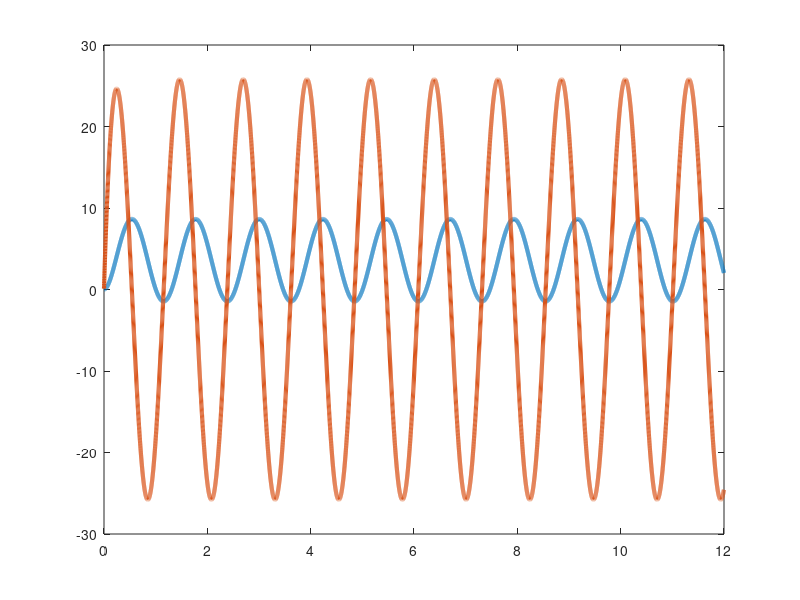
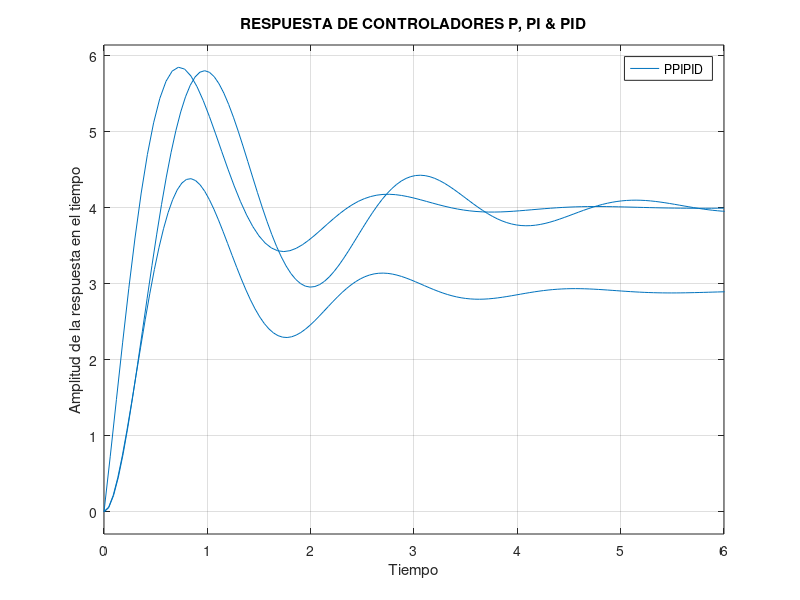

The MATLAB script that drew these images, in order:
clear all; % Limpiamos todas las variables del workspace
close all; % Cerramos todas las ventanas de gráficos
clc; % Limpiamos la consola de MATLAB

%% METODO 2

clear all;
close all;
clc;

s = tf("s");

Gs = 1/((s+2)*(s+3));
Hs = 1 / (s+4);

ts = 0.001;
nit = 12/ts;
t = 0:ts:(nit-1)*ts;
R = ones(1, length(t));
set(figure, 'Color', [1 1 1]);

for k=210:1:210
    
    % Lazo cerrado
    Gc = feedback(k*Gs, Hs);
    y = lsim(Gc, R, t);
    plot(t, y, "Linewidth", 3);
    
end

hold on
dy = diff(y)/ts;
plot(t(1:1:11999), dy, "Linewidth", 3);
umbral = 0.0013;
[r c] = find(abs(dy)<umbral);
[r2 c2] = size(r);
% P_cr = 2*(t(r(r2)) - t(r(r2-1)));

% K_cr = 210;
P_cr = 1.2322;

%% CONTROLADOR P

K_cr = 210;
kp = 0.5*K_cr;
kp = 0.6*kp;
Ts_p = feedback(Gs*kp, Hs);
figure(3)
step(Ts_p);
hold on

%% CONTROLADOR PI

s = tf("s");

K_cr = 210;
kp = 0.45 * K_cr;
kp = 0.6*kp;
Ti = (1/1.2)*P_cr;
Td = 0;
Gc_PI = kp * (1+1/(Ti*s));
Ts_PI = feedback(Gc_PI * Gs, Hs);
step(Ts_PI);
hold on


%% CONTROLADOR PID

K_cr = 210;
kp = 0.6 * K_cr;
kp = 0.6*kp;
Ti = 0.5 * P_cr;
Td = 0.125*P_cr;
Gc_PID = kp * (1 + 1/(Ti*s)+Td*s);
Ts_PID = feedback(Gc_PID*Gs, Hs);
step(Ts_PID);
title("RESPUESTA DE CONTROLADORES P, PI & PID");
xlabel("Tiempo")
ylabel("Amplitud de la respuesta en el tiempo")
legend(["P", "PI", "PID"])
